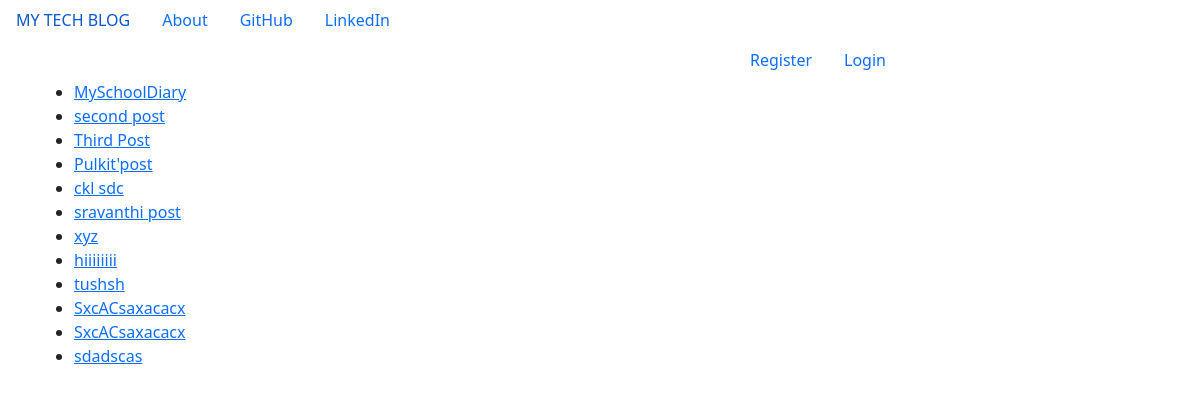
The page /blogapp/drafts/ on the database its author committed.
### blogapp/models.py (models this page shows, shortened)
class NewPost(models.Model):
    id = models.BigAutoField(primary_key=True)
    Author = models.ForeignKey(User, on_delete=models.CASCADE)
    Title = models.CharField(max_length=264)
    Text = models.TextField()
    create_date = models.DateTimeField(auto_now_add=True, null=True)
    published_date = models.DateTimeField(blank=True, null=True)

### blogapp/views.py (the view)
# urls.py: url('drafts/', views.DraftsView.as_view(), name='drafts'),
class DraftsView(ListView):
    context_object_name = 'newpost'
    model = models.NewPost

### blogapp/templates/blogapp/newpost_list.html
<!DOCTYPE html>
{% extends 'blogapp/base.html' %}
{% block body_block %}
<div class="container">
  <ul>
    {% for xyz in newpost %}
    <li><a href="{% url 'blogapp:view_draft' pk=xyz.pk %}">{{ xyz.Title }}</a></li>
    {% endfor %}
  </ul>
</div>
{% endblock %}

### templates/blogapp/base.html (shortened to what this page needs)
<!DOCTYPE html>
{% load static %}
<html lang="en" dir="ltr">
  <head>
    <link href="https://cdn.jsdelivr.net/npm/bootstrap@5.0.1/dist/css/bootstrap.min.css" rel="stylesheet">
    <link rel="stylesheet" href="{% static 'css/base.css' %}">
  </head>
  <body>
    <ul class="nav">
  <li class="nav-item">
    <a class="nav-link active" aria-current="page" href="{% url 'index' %}">MY TECH BLOG</a>
  </li>
  <li class="nav-item">
    <a class="nav-link" href="{% url 'blogapp:about' %}}">About</a>
  </li>
  <li class="nav-item">
    <a class="nav-link" href="https://www.github.com/">GitHub</a>
  </li>
  <li class="nav-item">
    <a class="nav-link" href="https://www.linkdin.com">LinkedIn</a>
  </li>
  {% if user.is_authenticated %}
    <li class="nav-item">
      <a  id="newpost" class="nav-link" href="{% url 'blogapp:newpost' %}">New Post</a>
    </li>
    <li class="nav-item">
      <a  class="nav-link" href="{% url 'blogapp:drafts' %}">Drafts</a>
    </li>
  <li class="nav-item">
    <a  class="nav-link" href="{% url 'logout' %}">Logout</a>
  </li>
  <li class="nav-item">
    <a  class="nav-link" href="">Welcome : {{ user.username }}</a>
  </li>
  {% else %}
  <li class="nav-item">
    <a id= "register" class="nav-link" href="{% url 'blogapp:register' %}">Register</a>
  </li>
  <li class="nav-item" >
    <a id="login" class="nav-link" href="{% url 'blogapp:user_login' %}">Login</a>
  </li>
  {% endif %}
</ul>
{% block body_block %}
{% endblock %}
  </body>
</html>

### static/css/base.css (style rules this page uses)
#register { padding-left: 750px; }

### rows shown on the page
NewPost: Title "MySchoolDiary"
NewPost: Title "second post"
NewPost: Title "Third Post"
NewPost: Title "Pulkit'post"
NewPost: Title "ckl sdc"
NewPost: Title "sravanthi post"
NewPost: Title "xyz"
NewPost: Title "hiiiiiiii"
NewPost: Title "tushsh"
NewPost: Title "SxcACsaxacacx"
NewPost: Title "SxcACsaxacacx"
NewPost: Title "sdadscas"
